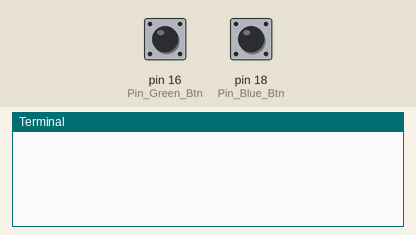
Recording of a program running on a simulated Raspberry Pi (header pin numbers). Shown: the last lines printed to the terminal. The inputs (shaded band) are chosen by the test bench; at power-on: pin 16 (Pin_Green_Btn) LOW, pin 18 (Pin_Blue_Btn) LOW.

Above: at 1.2 s.
1.3 s: pin 16 (Pin_Green_Btn) pulled HIGH for 0.15 s
At 1.8 s:
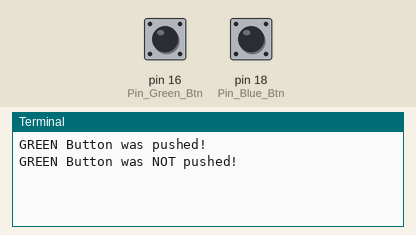
2.9 s: pin 18 (Pin_Blue_Btn) pulled HIGH for 0.15 s
At 4.2 s:
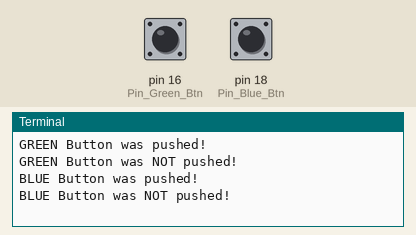

Measured:
- after the input at 1.3 s, the terminal: prints a new line at once (image 1)
- after the input at 2.9 s, the terminal: prints a new line at once (image 2)

The program:

buttonsSetup.py
```python
# -*- coding: utf-8 -*-
"""
ISIBot - Code for setup team colors buttons on the Main Robot

Created on Apr 18 2023
Last modification on Apr 18 2023

Authors :
@AntoDB - Antonin De Breuck (BC informatique)
"""

import RPi.GPIO as GPIO # Import Raspberry Pi GPIO library

Pin_Green_Btn = 16
Pin_Blue_Btn = 18

GPIO.setwarnings(False) # Ignore warning for now
GPIO.setmode(GPIO.BOARD) # Use physical pin numbering
GPIO.setup(Pin_Green_Btn, GPIO.IN, pull_up_down=GPIO.PUD_DOWN) # Set pin 10 to be an input pin and set initial value to be pulled low (off)
GPIO.setup(Pin_Blue_Btn, GPIO.IN, pull_up_down=GPIO.PUD_DOWN) # Set pin 10 to be an input pin and set initial value to be pulled low (off)

oldGreenButtonPush = False
oldBlueButtonPush = False

if __name__ == '__main__':
    while True: # Run forever
        if GPIO.input(Pin_Green_Btn) == GPIO.HIGH:
            if not(oldGreenButtonPush):
                print("GREEN Button was pushed!")
                oldGreenButtonPush = True
        else:
            if oldGreenButtonPush:
                print("GREEN Button was NOT pushed!")
                oldGreenButtonPush = False

        if GPIO.input(Pin_Blue_Btn) == GPIO.HIGH:
            if not(oldBlueButtonPush):
                print("BLUE Button was pushed!")
                oldBlueButtonPush = True
        else:
            if oldBlueButtonPush:
                print("BLUE Button was NOT pushed!")
                oldBlueButtonPush = False
```
